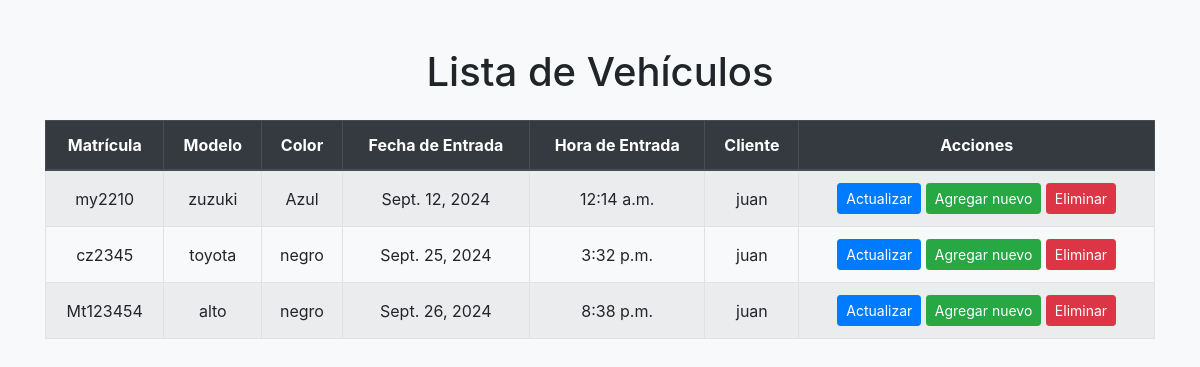
The app's page /vehiculos/ with its own data.
### principal/models.py (models this page shows, shortened)
class RegistroVehiculo(models.Model):
    matricula = models.CharField(max_length=20)
    modelo = models.CharField(max_length=50)
    color = models.CharField(max_length=30)
    fecha_entrada = models.DateField()
    hora_entrada = models.TimeField()
    cliente = models.ForeignKey(Cliente, on_delete=models.CASCADE, related_name='vehiculos')

class Cliente(models.Model):
    dni = models.CharField(max_length=20)
    nombre = models.CharField(max_length=50)
    apellidos = models.CharField(max_length=50)
    direccion = models.CharField(max_length=100)
    telefono = models.CharField(max_length=20)

### principal/viewsauto.py (the view)
# urls.py: path('vehiculos/', viewsauto.vehiculo_list, name='vehiculo_list'),
def vehiculo_list(request):
    vehiculos = RegistroVehiculo.objects.all()
    return render(request, 'Autos/vehiculo_list.html', {'vehiculos': vehiculos})

### principal/templates/Autos/vehiculo_list.html (shortened to what this page needs)
<!DOCTYPE html>
<html lang="en">
<head>
    {% load static %}
    <link rel="stylesheet" href="https://maxcdn.bootstrapcdn.com/bootstrap/4.5.2/css/bootstrap.min.css">
    <link rel="stylesheet" href="{% static 'css/vehiculo/vehiculo.css' %}">
</head>
<body class="bg-light">
    <div class="container mt-5">
        <h1 class="text-center mb-4">Lista de Vehículos</h1>
        <table class="table table-bordered table-hover table-striped">
            <thead class="thead-dark">
                <tr>
                    <th>Matrícula</th>
                    <th>Modelo</th>
                    <th>Color</th>
                    <th>Fecha de Entrada</th>
                    <th>Hora de Entrada</th>
                    <th>Cliente</th>
                    <th>Acciones</th>
                </tr>
            </thead>
            <tbody>
                {% for vehiculo in vehiculos %}
                <tr>
                    <td>{{ vehiculo.matricula }}</td>
                    <td>{{ vehiculo.modelo }}</td>
                    <td>{{ vehiculo.color }}</td>
                    <td>{{ vehiculo.fecha_entrada }}</td>
                    <td>{{ vehiculo.hora_entrada }}</td>
                    <td>{{ vehiculo.cliente.nombre }}</td>
                    <td>
                        <a href="{% url 'actualizar_vehiculo' vehiculo.id %}" class="btn btn-sm btn-primary">Actualizar</a>
                        <a href="{% url 'vehiculo_create' %}" class="btn btn-sm btn-success">Agregar nuevo</a>
                        <a href="{% url 'eliminar_vehiculo' vehiculo.id %}" class="btn btn-danger btn-sm">Eliminar</a>
                    </td>
                </tr>
                {% empty %}
                <tr>
                    <td colspan="7" class="text-center">No hay vehículos registrados.</td>
                </tr>
                {% endfor %}
            </tbody>
        </table>
    </div>
</body>
</html>

### principal/static/css/Vehiculo/vehiculo.css (style rules this page uses)
.table td, .table th { text-align: center; vertical-align: middle; }
body { background-color: #f8f9fa; }
.btn-primary { background-color: #007bff; border-color: #007bff; }
.btn-success { background-color: #28a745; border-color: #28a745; }
.btn-danger { background-color: #dc3545; border-color: #dc3545; }

### records on screen
RegistroVehiculo: matricula "my2210", modelo "zuzuki", color "Azul", fecha_entrada "Sept. 12, 2024", hora_entrada "12:14 a.m.", cliente.nombre "juan"
RegistroVehiculo: matricula "cz2345", modelo "toyota", color "negro", fecha_entrada "Sept. 25, 2024", hora_entrada "3:32 p.m.", cliente.nombre "juan"
RegistroVehiculo: matricula "Mt123454", modelo "alto", color "negro", fecha_entrada "Sept. 26, 2024", hora_entrada "8:38 p.m.", cliente.nombre "juan"
